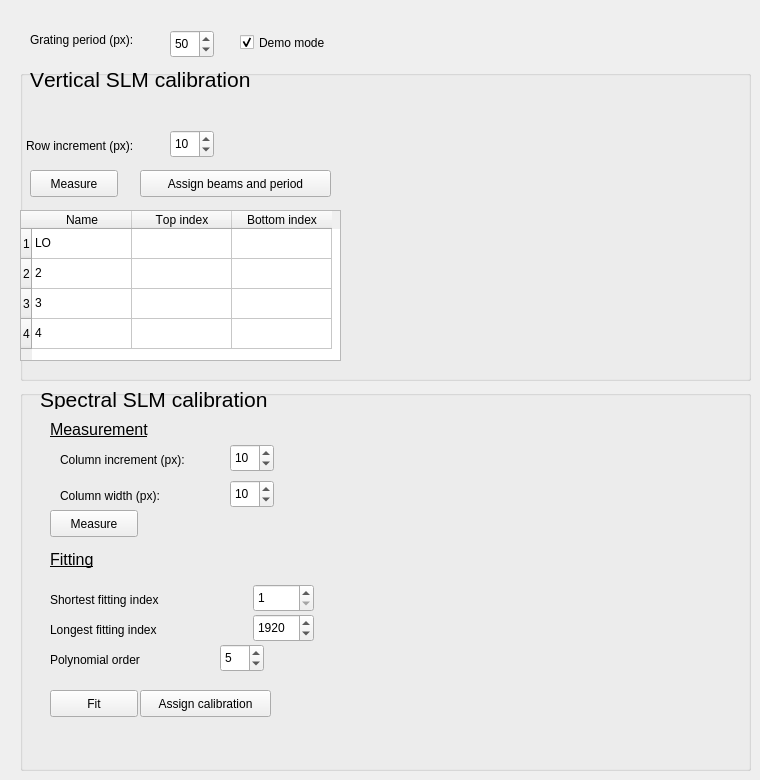
        <widget class="QWidget" name="spatial_tab">
         <attribute name="title">
          <string>Spatial Calibration</string>
         </attribute>
         <widget class="QGroupBox" name="vertical_calibration_groupbox">
          <property name="geometry">
           <rect>
            <x>20</x>
            <y>70</y>
            <width>731</width>
            <height>311</height>
           </rect>
          </property>
          <property name="font">
           <font>
            <weight>50</weight>
            <bold>false</bold>
            <underline>false</underline>
            <kerning>false</kerning>
           </font>
          </property>
          <property name="title">
           <string/>
          </property>
          <property name="checkable">
           <bool>false</bool>
          </property>
          <property name="checked">
           <bool>false</bool>
          </property>
          <widget class="PlotWidget" name="vertical_calib_plot_layout" native="true">
           <property name="enabled">
            <bool>true</bool>
           </property>
           <property name="geometry">
            <rect>
             <x>330</x>
             <y>30</y>
             <width>361</width>
             <height>221</height>
            </rect>
           </property>
          </widget>
          <widget class="QPushButton" name="measure_vertical_calibration">
           <property name="geometry">
            <rect>
             <x>10</x>
             <y>100</y>
             <width>88</width>
             <height>27</height>
            </rect>
           </property>
           <property name="text">
            <string>Measure</string>
           </property>
          </widget>
          <widget class="QTableWidget" name="beam_vertical_delimiters_table">
           <property name="geometry">
            <rect>
             <x>0</x>
             <y>140</y>
             <width>321</width>
             <height>151</height>
            </rect>
           </property>
           <property name="inputMethodHints">
            <set>Qt::ImhDigitsOnly|Qt::ImhFormattedNumbersOnly</set>
           </property>
           <property name="rowCount">
            <number>4</number>
           </property>
           <property name="columnCount">
            <number>3</number>
           </property>
           <row/>
           <row/>
           <row/>
           <row/>
           <column>
            <property name="text">
             <string>Name</string>
            </property>
           </column>
           <column>
            <property name="text">
             <string>Top index</string>
            </property>
           </column>
           <column>
            <property name="text">
             <string>Bottom index</string>
            </property>
           </column>
           <item row="0" column="0">
            <property name="text">
             <string>LO</string>
            </property>
           </item>
           <item row="0" column="1">
            <property name="text">
             <string/>
            </property>
           </item>
           <item row="1" column="0">
            <property name="text">
             <string>2</string>
            </property>
           </item>
           <item row="2" column="0">
            <property name="text">
             <string>3</string>
            </property>
           </item>
           <item row="3" column="0">
            <property name="text">
             <string>4</string>
            </property>
           </item>
          </widget>
          <widget class="QPushButton" name="assign_beams_button">
           <property name="geometry">
            <rect>
             <x>120</x>
             <y>100</y>
             <width>191</width>
             <height>27</height>
            </rect>
           </property>
           <property name="text">
            <string>Assign beams and period</string>
           </property>
          </widget>
          <widget class="QLabel" name="label_vertical_calibration_box">
           <property name="geometry">
            <rect>
             <x>10</x>
             <y>0</y>
             <width>231</width>
             <height>19</height>
            </rect>
           </property>
           <property name="font">
            <font>
             <pointsize>16</pointsize>
            </font>
           </property>
           <property name="text">
            <string>Vertical SLM calibration </string>
           </property>
          </widget>
          <widget class="QLabel" name="grating_period_label_2">
           <property name="geometry">
            <rect>
             <x>6</x>
             <y>66</y>
             <width>141</width>
             <height>19</height>
            </rect>
           </property>
           <property name="text">
            <string>Row increment (px):</string>
           </property>
          </widget>
          <widget class="QSpinBox" name="row_increment_spin_box">
           <property name="geometry">
            <rect>
             <x>150</x>
             <y>60</y>
             <width>44</width>
             <height>28</height>
            </rect>
           </property>
           <property name="inputMethodHints">
            <set>Qt::ImhDigitsOnly|Qt::ImhFormattedNumbersOnly</set>
           </property>
           <property name="minimum">
            <number>1</number>
           </property>
           <property name="value">
            <number>10</number>
           </property>
          </widget>
         </widget>
         <widget class="QGroupBox" name="vertical_calibration_groupbox_2">
          <property name="geometry">
           <rect>
            <x>20</x>
            <y>390</y>
            <width>731</width>
            <height>381</height>
           </rect>
          </property>
          <property name="font">
           <font>
            <weight>50</weight>
            <bold>false</bold>
            <underline>false</underline>
            <kerning>false</kerning>
           </font>
          </property>
          <property name="title">
           <string/>
          </property>
          <property name="checkable">
           <bool>false</bool>
          </property>
          <property name="checked">
           <bool>false</bool>
          </property>
          <widget class="GraphicsLayoutWidget" name="spectral_calib_plot_layout" native="true">
           <property name="enabled">
            <bool>true</bool>
           </property>
           <property name="geometry">
            <rect>
             <x>330</x>
             <y>10</y>
             <width>371</width>
             <height>181</height>
            </rect>
           </property>
          </widget>
          <widget class="QPushButton" name="measure_spectral_calibration">
           <property name="geometry">
            <rect>
             <x>30</x>
             <y>120</y>
             <width>88</width>
             <height>27</height>
            </rect>
           </property>
           <property name="text">
            <string>Measure</string>
           </property>
          </widget>
          <widget class="QPushButton" name="assign_spectral_calibration_button">
           <property name="geometry">
            <rect>
             <x>120</x>
             <y>300</y>
             <width>131</width>
             <height>27</height>
            </rect>
           </property>
           <property name="text">
            <string>Assign calibration</string>
           </property>
          </widget>
          <widget class="QLabel" name="label_spectral_calibration_box">
           <property name="geometry">
            <rect>
             <x>20</x>
             <y>0</y>
             <width>231</width>
             <height>19</height>
            </rect>
           </property>
           <property name="font">
            <font>
             <pointsize>16</pointsize>
            </font>
           </property>
           <property name="text">
            <string>Spectral SLM calibration </string>
           </property>
          </widget>
          <widget class="QLabel" name="column_increment_label">
           <property name="geometry">
            <rect>
             <x>40</x>
             <y>60</y>
             <width>171</width>
             <height>19</height>
            </rect>
           </property>
           <property name="text">
            <string>Column increment (px):</string>
           </property>
          </widget>
          <widget class="QSpinBox" name="column_increment_spin_box">
           <property name="geometry">
            <rect>
             <x>210</x>
             <y>54</y>
             <width>44</width>
             <height>28</height>
            </rect>
           </property>
           <property name="inputMethodHints">
            <set>Qt::ImhDigitsOnly|Qt::ImhFormattedNumbersOnly</set>
           </property>
           <property name="minimum">
            <number>1</number>
           </property>
           <property name="value">
            <number>10</number>
           </property>
          </widget>
          <widget class="QLabel" name="column_width_label">
           <property name="geometry">
            <rect>
             <x>40</x>
             <y>96</y>
             <width>171</width>
             <height>19</height>
            </rect>
           </property>
           <property name="text">
            <string>Column width (px):</string>
           </property>
          </widget>
          <widget class="QSpinBox" name="column_width_spin_box">
           <property name="geometry">
            <rect>
             <x>210</x>
             <y>90</y>
             <width>44</width>
             <height>28</height>
            </rect>
           </property>
           <property name="inputMethodHints">
            <set>Qt::ImhDigitsOnly|Qt::ImhFormattedNumbersOnly</set>
           </property>
           <property name="minimum">
            <number>1</number>
           </property>
           <property name="value">
            <number>10</number>
           </property>
          </widget>
          <widget class="PlotWidget" name="spectral_calib_fit_plot_layout" native="true">
           <property name="enabled">
            <bool>true</bool>
           </property>
           <property name="geometry">
            <rect>
             <x>330</x>
             <y>190</y>
             <width>191</width>
             <height>161</height>
            </rect>
           </property>
          </widget>
          <widget class="QLabel" name="label_spectral_calibration_box_measurement">
           <property name="geometry">
            <rect>
             <x>30</x>
             <y>30</y>
             <width>231</width>
             <height>19</height>
            </rect>
           </property>
           <property name="font">
            <font>
             <pointsize>12</pointsize>
             <weight>50</weight>
             <bold>false</bold>
             <underline>true</underline>
            </font>
           </property>
           <property name="text">
            <string>Measurement</string>
           </property>
          </widget>
          <widget class="QLabel" name="label_spectral_calibration_box_fitting">
           <property name="geometry">
            <rect>
             <x>30</x>
             <y>160</y>
             <width>231</width>
             <height>19</height>
            </rect>
           </property>
           <property name="font">
            <font>
             <pointsize>12</pointsize>
             <underline>true</underline>
            </font>
           </property>
           <property name="text">
            <string>Fitting</string>
           </property>
          </widget>
          <widget class="QLabel" name="polynomial_order_label">
           <property name="geometry">
            <rect>
             <x>30</x>
             <y>260</y>
             <width>171</width>
             <height>19</height>
            </rect>
           </property>
           <property name="text">
            <string>Polynomial order</string>
           </property>
          </widget>
          <widget class="QLabel" name="shorter_fit_wave_label">
           <property name="geometry">
            <rect>
             <x>30</x>
             <y>200</y>
             <width>191</width>
             <height>19</height>
            </rect>
           </property>
           <property name="text">
            <string>Shortest fitting index</string>
           </property>
          </widget>
          <widget class="QSpinBox" name="shortest_fitting_wave_spin_box">
           <property name="geometry">
            <rect>
             <x>233</x>
             <y>194</y>
             <width>61</width>
             <height>28</height>
            </rect>
           </property>
           <property name="inputMethodHints">
            <set>Qt::ImhDigitsOnly|Qt::ImhFormattedNumbersOnly</set>
           </property>
           <property name="minimum">
            <number>1</number>
           </property>
           <property name="maximum">
            <number>3000</number>
           </property>
           <property name="value">
            <number>1</number>
           </property>
          </widget>
          <widget class="QSpinBox" name="polynomial_order_spin_box">
           <property name="geometry">
            <rect>
             <x>200</x>
             <y>254</y>
             <width>44</width>
             <height>28</height>
            </rect>
           </property>
           <property name="inputMethodHints">
            <set>Qt::ImhDigitsOnly|Qt::ImhFormattedNumbersOnly</set>
           </property>
           <property name="minimum">
            <number>1</number>
           </property>
           <property name="value">
            <number>5</number>
           </property>
          </widget>
          <widget class="QPushButton" name="fit_spectral_calibration_button">
           <property name="geometry">
            <rect>
             <x>30</x>
             <y>300</y>
             <width>88</width>
             <height>27</height>
            </rect>
           </property>
           <property name="text">
            <string>Fit</string>
           </property>
          </widget>
          <widget class="PlotWidget" name="spectral_calib_fit_residual_plot_layout" native="true">
           <property name="enabled">
            <bool>true</bool>
           </property>
           <property name="geometry">
            <rect>
             <x>520</x>
             <y>190</y>
             <width>180</width>
             <height>161</height>
            </rect>
           </property>
          </widget>
          <widget class="QLabel" name="longer_fit_wave_label_unit">
           <property name="geometry">
            <rect>
             <x>270</x>
             <y>230</y>
             <width>51</width>
             <height>19</height>
            </rect>
           </property>
           <property name="text">
            <string>nm</string>
           </property>
          </widget>
          <widget class="QLabel" name="longer_fit_wave_label">
           <property name="geometry">
            <rect>
             <x>30</x>
             <y>230</y>
             <width>191</width>
             <height>19</height>
            </rect>
           </property>
           <property name="text">
            <string>Longest fitting index</string>
           </property>
          </widget>
          <widget class="QSpinBox" name="longest_fitting_wave_spin_box">
           <property name="geometry">
            <rect>
             <x>233</x>
             <y>224</y>
             <width>61</width>
             <height>28</height>
            </rect>
           </property>
           <property name="inputMethodHints">
            <set>Qt::ImhDigitsOnly|Qt::ImhFormattedNumbersOnly</set>
           </property>
           <property name="minimum">
            <number>1</number>
           </property>
           <property name="maximum">
            <number>3000</number>
           </property>
           <property name="value">
            <number>1920</number>
           </property>
          </widget>
         </widget>
         <widget class="QLabel" name="grating_period_label">
          <property name="geometry">
           <rect>
            <x>30</x>
            <y>30</y>
            <width>131</width>
            <height>19</height>
           </rect>
          </property>
          <property name="text">
           <string>Grating period (px):</string>
          </property>
         </widget>
         <widget class="QSpinBox" name="grating_period_spin_box">
          <property name="geometry">
           <rect>
            <x>170</x>
            <y>30</y>
            <width>44</width>
            <height>28</height>
           </rect>
          </property>
          <property name="inputMethodHints">
           <set>Qt::ImhDigitsOnly|Qt::ImhFormattedNumbersOnly</set>
          </property>
          <property name="minimum">
           <number>2</number>
          </property>
          <property name="value">
           <number>50</number>
          </property>
         </widget>
         <widget class="QCheckBox" name="spatial_calib_demo_mode_checkbox">
          <property name="geometry">
           <rect>
            <x>240</x>
            <y>30</y>
            <width>151</width>
            <height>25</height>
           </rect>
          </property>
          <property name="text">
           <string>Demo mode</string>
          </property>
          <property name="checked">
           <bool>true</bool>
          </property>
         </widget>
        </widget>
